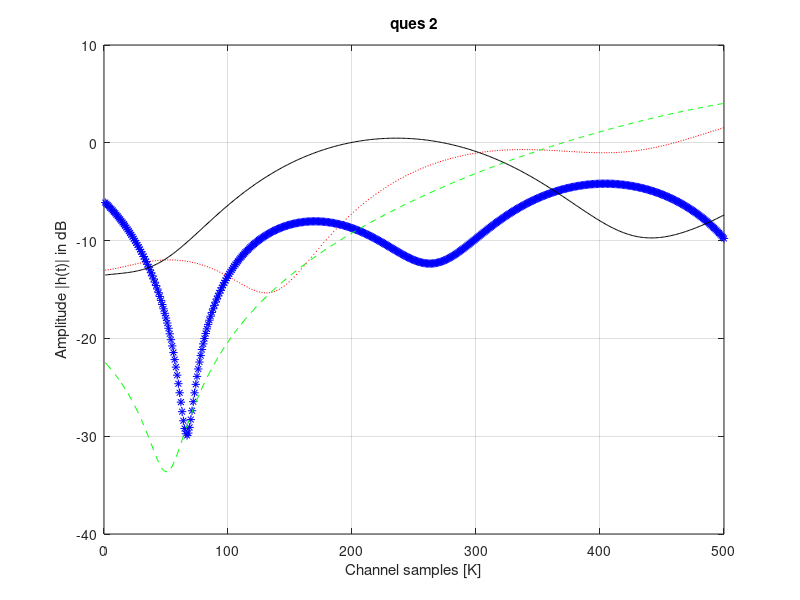

Write the MATLAB code that produced this figure.
clc;
clear all; % a must 
%to generate 4 independent rayleigh fading channels
fdm= 59.60518;
Ts=1/(3*(10^(4)));
fdmn= fdm * Ts;

M=8;
N=34;
K=100000;
k=1:1:K;
n=1:1:M;
L=4;

h= zeros(K,L);
h1= zeros(K,L);
h2= zeros(K,L);
h3= zeros(K,L);
h4= zeros(K,L);
h5= zeros(K,L);
h6= zeros(K,L);
h8= zeros(K,L);
E0= zeros(K,L);

had8= hadamard(8);

Bn= (pi * n) / (M+1);
thn = ( 2 * pi * n ) / N;

for l=1:1:L
Gnl= (2 * pi * (l+1)*n )/( M+1);
Gnl1= padarray(Gnl,[K-1 0],'replicate','post');

c= (2 * pi * (k.') * fdmn * cos(thn))+ Gnl1;

y=cos(c);
e1=(exp(1i*Bn));
e = e1.*had8(l,:);

p= zeros(K,M);
for o=1:K
p(o,:) = y(o,:) .*e;
end

h(:,l) = sum(p,2);


%h1(:,l) = 10 * log10(h(:,l));
h2(:,l) = abs (h(:,l));
h3(:,l) = (h2(:,l)).^2;
h4(:,l) = sum(h3(:,l));
E0(:,l) = h4(:,l)/K;
h5(:,l) = h(:,l) ./ (sqrt(E0(:,l)));
h8(:,l) = abs(h5(:,l));
h6(:,l)=20 * (log10(h8(:,l)));

end


%{
subplot(3,3,1);
semilogy(k,h6(:,1));
grid on;
title('ques 2');
xlabel('Channel 1 samples [K]');
ylabel('Amplitude in dB');

subplot(3,3,2);
semilogy(k,h6(:,2));
grid on;
title('ques 2');
xlabel('Channel 2 samples [K]');
ylabel('Amplitude in dB');

subplot(3,3,3);
semilogy(k,h6(:,3));
grid on;
title('ques 2');
xlabel('Channel 3 samples [K]');
ylabel('Amplitude in dB');

subplot(3,3,4);
semilogy(k,h6(:,4));
grid on;
title('ques 2');
xlabel('Channel 4 samples [K]');
ylabel('Amplitude in dB');


subplot (3,3,5);
N1=histcounts(h8(:,1),'Normalization','pdf');
plot(N1);
grid on;
xlabel('Envelope of the Experimental pdf for 2nd ques');

subplot (3,3,6);
N1=histcounts(h8(:,2),'Normalization','pdf');
plot(N1);
grid on;
xlabel('Envelope of the Experimental pdf for 2nd ques');

subplot (3,3,7);
N1=histcounts(h8(:,3),'Normalization','pdf');
plot(N1);
grid on;
xlabel('Envelope of the Experimental pdf for 2nd ques');

subplot (3,3,8);
N1=histcounts(h8(:,4),'Normalization','pdf');
plot(N1);
grid on;
xlabel('Envelope of the Experimental pdf for 2nd ques');


subplot(3,3,9);
%}
k1=1:1:500;
plot(k1,h6(1:500,1),':r',k1,h6(1:500,2),':b*',k1,h6(1:500,3),'--g',k1,h6(1:500,4),'black');
grid on;
title('ques 2');
xlabel('Channel samples [K]');
ylabel('Amplitude |h(t)| in dB');
